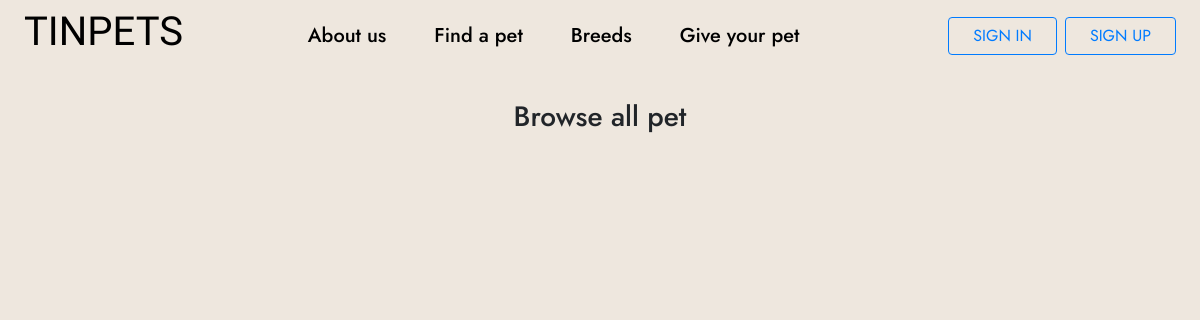
The app's page /find, older data.
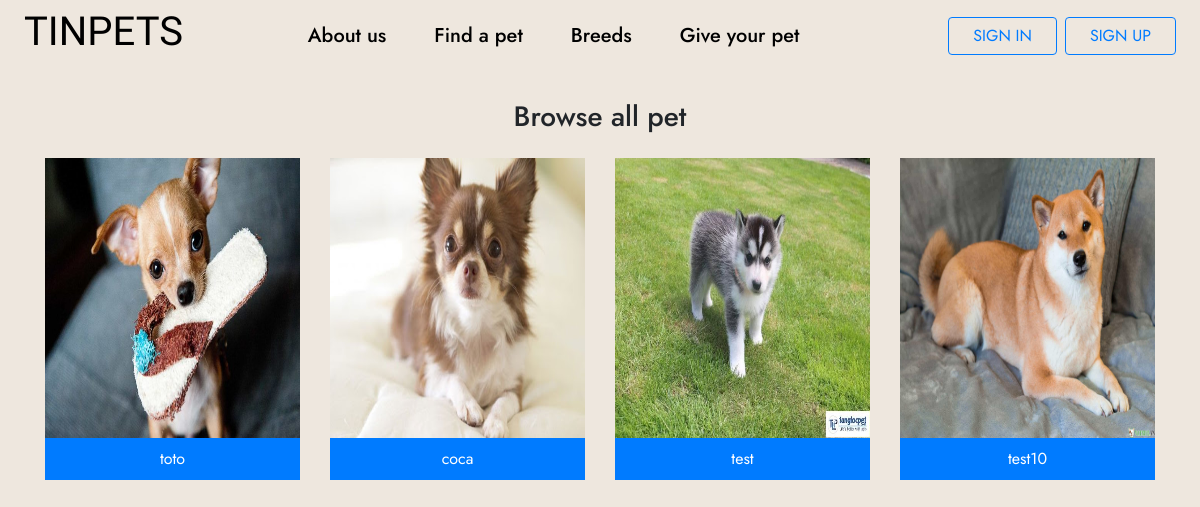
The same page, newer data.
### myapp/models.py (models this page shows, shortened)
class Pet(models.Model):
    SEX_CHOICES = (
        ('F', 'Female',),
        ('M', 'Male',),
    )
    RACE_CHOICES=(
        ('D','Dog'),
        ('C','Cat'),
        ('O','Other'),
    )
    PURPOSE_CHOICES=(
        ('G','Give'),
        ('B','Breed'),
    )
    name=models.CharField(max_length=20)
    gender=models.CharField(
         max_length=1,
        choices=SEX_CHOICES,
    )
    age=models.PositiveIntegerField()
    race=models.CharField(
        max_length=1,
        choices=RACE_CHOICES,
    )
    type=models.CharField(max_length=20)
    purpose=models.CharField(
        max_length=1,
        choices=PURPOSE_CHOICES,
    )
    location=models.CharField(max_length=20)
    image=models.ImageField(upload_to='img/%y')
    owner=models.CharField(max_length=20)
    email=models,CharField(max_length=50)

### myapp/views.py (the view)
# urls.py: path('find',views.find,name="find"),
def find(request):
    pet=Pet.objects.all().filter(purpose='G')
    return render(request,'find.html',{'pets':pet})

### templates/find.html (shortened to what this page needs)
{% load static %}
<!doctype html>
<html lang="en">
  <head>
    <link rel="stylesheet" href="https://stackpath.bootstrapcdn.com/bootstrap/4.3.1/css/bootstrap.min.css">
    <link rel="stylesheet" href="{% static 'css/style.css' %}">
  </head>
  <body style="background-color: #eee7de;">
    <div >
        <nav class="navbar w-100 px-4 navbar__fix navbar-expand-lg navbar-light ">
            <a href="/" style="text-decoration: none; color: black;">
            <h1 class="logo">
              TINPETS
            </h1>
            </a>
            <div class=" navbar-collapse" id="navbarSupportedContent">
              <ul class="navbar-nav m-auto">
                  <a href="" style="text-decoration: none; color: black;">
                    <li class="nav-item mx-4">
                      About us
                    </li>
                  </a>
                <a href="/find"  style="text-decoration: none; color: black;">
                <li class="nav-item mx-4">
                  Find a pet
                </li>
                </a>
                <a href="/breed"  style="text-decoration: none; color: black;">
                <li class="nav-item mx-4">
                  Breeds
                </li>
                </a>
                <a href="/give"  style="text-decoration: none; color: black;">
                <li class="nav-item mx-4">
                  Give your pet
                </li>
                </a>
              </ul>
              {% if user.is_authenticated %}
                  <i class="mr-1 fa fa-user"></i>
                  <h5 style="margin-bottom: 0;"> {{user.username}} </h5>
                  <a href="/logout" class="btn  btn-outline-primary ml-3">LOG OUT</a>
              {% else %}
              <a  href="/login"  class="  ml-2 ml-2 px-4 login__btn btn  btn-outline-primary">
                SIGN IN
              </a>
              <a href="/register" class="  ml-2 ml-2 px-4 login__btn btn  btn-outline-primary">
                SIGN UP
              </a>
              {% endif %}
            </div>
          </nav>
        <div class="findapet__wrapper ">
            <h3 class="text-center">Browse all pet </h3>
          <div class="container">
            <div class="row">
                {% for x in pets %}
                <div class="item__wrapper col-3 pt-3">
                    <img class="item__img w-100" src="{{ x.image.url }}" alt=""/>
                    <div class="item__content">
                        <h6 class="py-2 btn btn-primary w-100" >{{ x.name }}</h6>
                    </div>
                </div>
                {% endfor %}
            </div>
          </div>
        </div>
    </div>
  </body>
</html>

### static/css/style.css (style rules this page uses)
.navbar-nav li { font-weight: 500 !important; font-size: 20px; cursor: pointer; }
.navbar { color: black; }
.navbar .logo { font-family: Knewave; }
.navbar__fix { z-index: 1000; position: fixed !important; }
.findapet__wrapper { padding-top: 100px; background-color: #eee7de; }
.item__wrapper .item__img { height: 280px; }
.item__wrapper .item__content h6 { margin-bottom: 0; border-radius: 0; }
* { font-family: Jost; }

Row changes from the older to the newer data that the page shows:
added Pet: image (picture), name "toto"
added Pet: image (picture), name "coca"
added Pet: image (picture), name "test"
added Pet: image (picture), name "test10"
